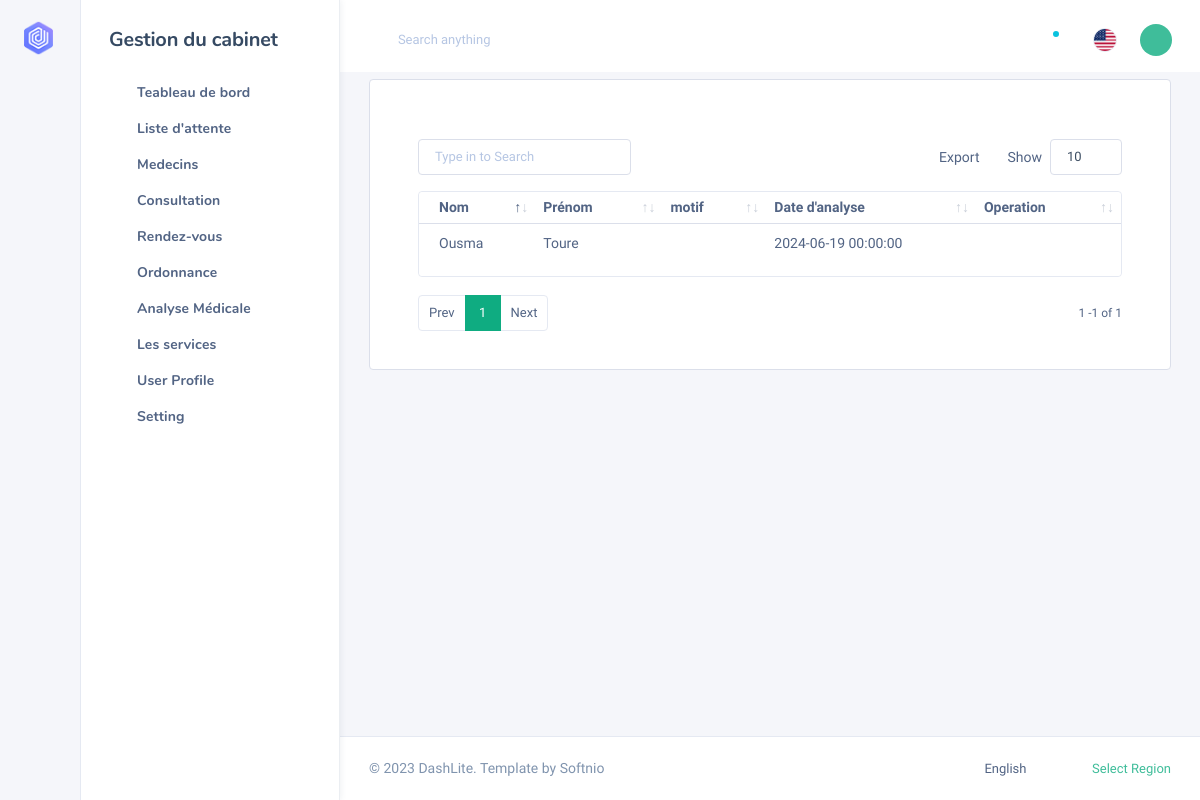
The app's page /public/Analyses (signed in) with its own data.
### tables this page shows
CREATE TABLE `demandeexamen` (
  `numDemanceExamen` int(11) NOT NULL,
  `nomExamen` varchar(50) DEFAULT NULL,
  `motif_axamen` varchar(50) DEFAULT NULL,
  `dateDamande` datetime DEFAULT NULL,
  `bilanExamen` varchar(50) DEFAULT NULL,
  `num_consult` int(11) DEFAULT NULL,
  `num_ticket` int(11) DEFAULT NULL,
  `date_realisation` date NOT NULL,
  `medecinRealisation` int(11) DEFAULT NULL,
  `statut` varchar(50) DEFAULT NULL,
  `medecinDemande` int(11) NOT NULL,
  `idPatient` int(11) NOT NULL,
  `nomStructure` int(11) DEFAULT NULL
);

CREATE TABLE `patient` (
  `num_patient` int(11) NOT NULL,
  `prenom_patient` varchar(50) DEFAULT NULL,
  `nom_patient` varchar(50) DEFAULT NULL,
  `age_patient` varchar(50) DEFAULT NULL,
  `genre` varchar(50) DEFAULT NULL,
  `poids_patient` varchar(50) DEFAULT NULL,
  `telephonepat` int(50) DEFAULT NULL,
  `taille_patient` varchar(50) DEFAULT NULL,
  `profession` varchar(50) DEFAULT NULL,
  `adresse` varchar(50) DEFAULT NULL,
  `groupesangine` varchar(50) DEFAULT NULL,
  `stuation_matrimonial` varchar(50) DEFAULT NULL,
  `fils_de` varchar(50) DEFAULT NULL,
  `ethnie` varchar(100) NOT NULL,
  `idsecurite` int(11) DEFAULT NULL
);

### app/core/app.php (called while the page is built, shortened)
<?php
class App{
    protected $method="index";
   public function  __construct()
    {
       $URL= $this->getURL();
       if(file_exists('app/controllers/'.$URL[0].'.php')){
            unset($URL[0]);
       }
       $this->controller=new $this->controller();
        $URL=array_values($URL);
       $this->params=$URL;
       call_user_func_array([$this->controller,$this->method],$this->params);
    }
    private function  getURL(){
       $url=isset($_GET['url'])?$_GET['url']:'Home';
        return explode("/",filter_var(trim($url,'/')),FILTER_SANITIZE_URL);
    }
}

### index.php (called while the page is built, shortened)
<?php
$app=new App();

### app/core/model.php (called while the page is built, shortened)
<?php
class Model extends Database{
    public function SelectAllData($select,$fields){
        $bdd= $this->connect();
        $que = $bdd->prepare("SELECT $select
                FROM $fields");
        $que->execute();
        $count = $que->fetchAll(PDO::FETCH_OBJ);
        return $count;
    }
}

### app/views/analyseTicket.view.php (the view, shortened to what this page needs)
<!DOCTYPE html>
<html lang="zxx" class="js">
<body class="nk-body bg-lighter npc-default has-sidebar ">
<div class="nk-app-root">
    <div class="nk-main ">
        <div class="nk-wrap ">
            <div class="nk-content ">
                <div class="container-fluid">
                    <div class="nk-content-inner">
                        <div class="nk-content-body">
                            <div class="nk-block">
                                <div class="card">
                                    <div class="card-aside-wrap" >
                                       <div class="card-inner card-inner-sm">
                                       <?php $this->view('common/_flash')?> <br>
                                            <div class="card-inner">
                                                <div class="tab-content">
                                                    <div class="tab-pane active " id="diagnostiques">
                                                        <table class="datatable-init-export nowrap table" id="dataTable">
                                                            <thead>
                                                                <tr>
                                                                    <th>Nom</th>
                                                                    <th>Prénom</th>
                                                                    <th>motif</th>
                                                                    <th>Date d'analyse</th>
                                                                    <?php if(isset($_SESSION['role']) and $_SESSION['role']!='docteur' || $_SESSION['role']!='medecin') :?>
                                                                        <th>Operation</th>
                                                                    <?php endif ?>
                                                                </tr>
                                                            </thead>
                                                            <tbody>
                                                                 <?php  if(isset($_SESSION['role']) and $_SESSION['role']==='supAdmin'||$_SESSION['role']==='admin') : ?>
                                                                    <?php foreach ($analysesDemandes  as $analyse) : ?>
                                                                         <tr>
                                                                             <td><?= $analyse->nom_patient ?></td>
                                                                             <td><?= $analyse->prenom_patient ?></td>
                                                                             <td><?= $analyse->motif_axamen ?></td>
                                                                             <td><?=$analyse->dateDamande ?></td>
                                                                             <td>
                                                                                 <div class="drodown">
                                                                                     <button class="dropdown-toggle btn btn-icon btn-trigger" data-bs-toggle="dropdown"><em class="icon ni ni-more-h"></em></button>
                                                                                 </div>
                                                                             </td>
                                                                         </tr>
                                                                    <?php endforeach ?>
                                                                 <?php endif; ?>
                                                            </tbody>
                                                        </table>
                                                    </div>
                                                </div>
                                            </div>
                                        </div>
                                    </div>
                                </div>
                            </div>
                        </div>
                    </div>
                </div>
            </div>
        </div>
    </div>
</div>
</body>
</html>

### records on screen
demandeexamen: idPatient.nom_patient "Ousma", idPatient.prenom_patient "Toure", dateDamande "2024-06-19 00:00:00"
